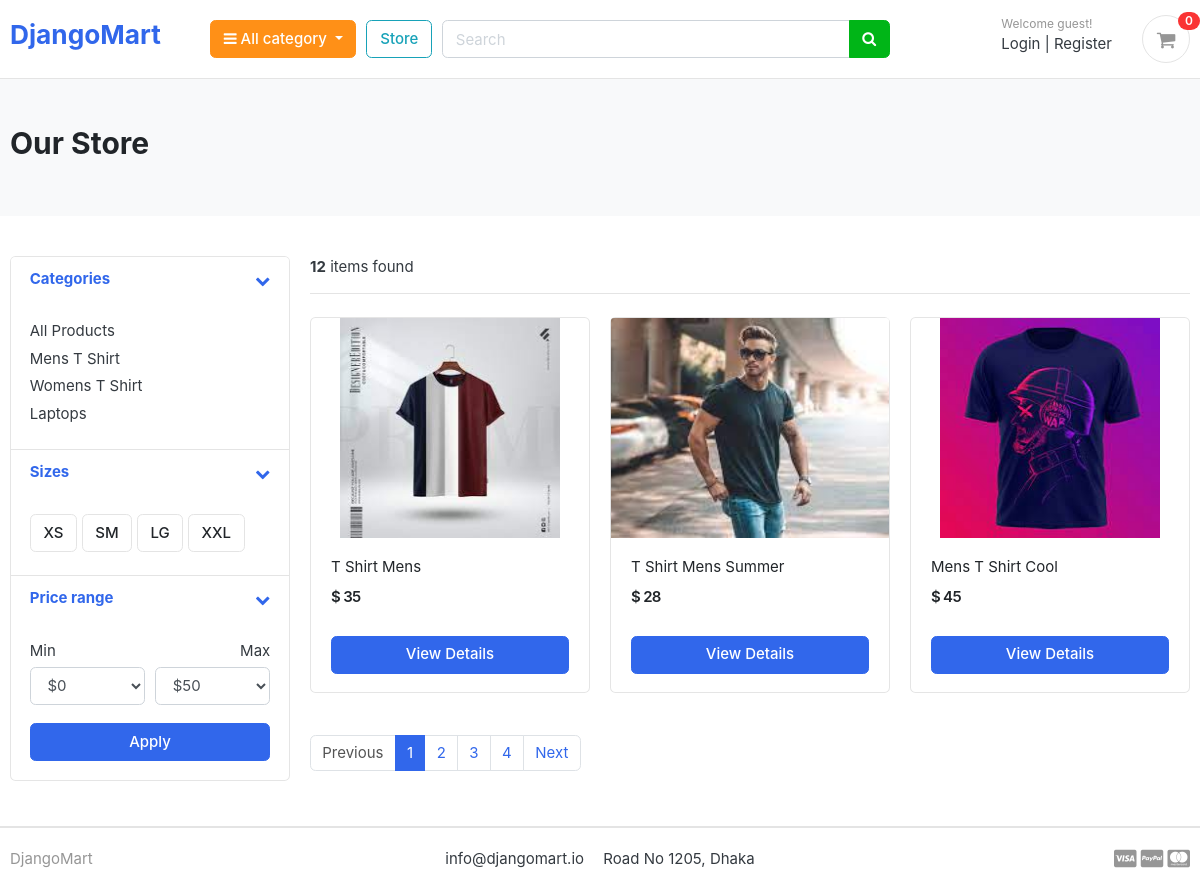
/store/, run on the app's committed database.
### category/models.py (models this page shows, shortened)
class Category(models.Model):
    category_name = models.CharField(max_length=50, unique=True)
    slug = models.SlugField(max_length=100, unique=True)
    description = models.TextField(max_length=255, blank=True)
    cat_image = models.ImageField(upload_to='photos/categories', blank=True)
    class Meta:
        verbose_name = 'category'
        verbose_name_plural = 'categories'
    def get_url(self):
        return reverse('products_by_category', args=[self.slug])

### store/models.py (models this page shows, shortened)
class Product(models.Model):
    product_name    = models.CharField(max_length=200, unique=True)
    slug            = models.SlugField(max_length=200, unique=True)
    description     = models.TextField(max_length=500, blank=True)
    price           = models.IntegerField()
    images          = models.ImageField(upload_to='photos/products')
    stock           = models.IntegerField()
    is_available    = models.BooleanField(default=True)
    category        = models.ForeignKey(Category, on_delete=models.CASCADE)
    created_date    = models.DateTimeField(auto_now_add=True)
    modified_date   = models.DateTimeField(auto_now=True)
    def get_url(self):
        return reverse('product_detail', args=[self.category.slug, self.slug])

### store/views.py (the view)
# urls.py: path('store/', include('store.urls')),
def store(request, category_slug=None):
    categories = None
    products = None
    if category_slug != None:
        categories = get_object_or_404(Category, slug=category_slug)
        products = Product.objects.filter(category=categories, is_available=True)
        paginator = Paginator(products, 1)
        page = request.GET.get('page')
        paged_products = paginator.get_page(page)
        product_count = products.count()
    else:
        products = Product.objects.all().filter(is_available=True).order_by('id')
        paginator = Paginator(products, 3)
        page = request.GET.get('page')
        paged_products = paginator.get_page(page)
        product_count = products.count()
    context = {
        'products': paged_products,
        'p_count': product_count,
    }
    return render(request, 'store/store.html', context)

### cart/context_processors.py (called while the page is built)
def counter(request):
    cart_count = 0
    if 'admin' in request.path:
        return {}
    else:
        try:
            cart = Cart.objects.filter(cart_id=_cart_id(request))
            if request.user.is_authenticated:
                cart_items = CartItem.objects.all().filter(user=request.user)
            else:
                cart_items = CartItem.objects.all().filter(cart=cart[:1])
            for cart_item in cart_items:
                cart_count += cart_item.quantity
        except Cart.DoesNotExist:
            cart_count = 0
    return dict(cart_count=cart_count)

### cart/views.py (called while the page is built)
def _cart_id(request):
    cart = request.session.session_key
    if not cart:
        cart = request.session.create()
    return cart

### category/context_processors.py (called while the page is built)
def menu_links(request):
    links = Category.objects.all()
    return dict(links=links)

### store/templates/store/store.html (shortened to what this page needs)
{% extends 'base.html' %} {% load static %} {% block content %}
<section class="section-pagetop bg">
  <div class="container">
    {% if 'search' in request.path %}
    <h2 class="title-page">Search Result</h2>
    {% else %}
    <h2 class="title-page">Our Store</h2>
    {% endif %}
  </div>
</section>
<section class="section-content padding-y">
  <div class="container">
    <div class="row">
      <aside class="col-md-3">
        <div class="card">
          <article class="filter-group">
            <header class="card-header">
              <a
                href="#"
                data-toggle="collapse"
                data-target="#collapse_1"
                aria-expanded="true"
                class=""
              >
                <i class="icon-control fa fa-chevron-down"></i>
                <h6 class="title">Categories</h6>
              </a>
            </header>
            <div class="filter-content collapse show" id="collapse_1" style="">
              <div class="card-body">
                <ul class="list-menu">
                  <li><a href="{% url 'store' %}">All Products </a></li>
                  {% for category in links %}
                  <li>
                    <a href="{{ category.get_url }}"
                      >{{ category.category_name }}
                    </a>
                  </li>
                  {% endfor %}
                </ul>
              </div>
            </div>
          </article>
          <article class="filter-group">
            <header class="card-header">
              <a
                href="#"
                data-toggle="collapse"
                data-target="#collapse_4"
                aria-expanded="true"
                class=""
              >
                <i class="icon-control fa fa-chevron-down"></i>
                <h6 class="title">Sizes</h6>
              </a>
            </header>
            <div class="filter-content collapse show" id="collapse_4" style="">
              <div class="card-body">
                <label class="checkbox-btn">
                  <span class="btn btn-light"> XS </span>
                </label>
                <label class="checkbox-btn">
                  <span class="btn btn-light"> SM </span>
                </label>
                <label class="checkbox-btn">
                  <span class="btn btn-light"> LG </span>
                </label>
                <label class="checkbox-btn">
                  <span class="btn btn-light"> XXL </span>
                </label>
              </div>
            </div>
          </article>
          <article class="filter-group">
            <header class="card-header">
              <a
                href="#"
                data-toggle="collapse"
                data-target="#collapse_3"
                aria-expanded="true"
                class=""
              >
                <i class="icon-control fa fa-chevron-down"></i>
                <h6 class="title">Price range</h6>
              </a>
            </header>
            <div class="filter-content collapse show" id="collapse_3" style="">
              <div class="card-body">
                <div class="form-row">
                  <div class="form-group col-md-6">
                    <label>Min</label>
                    <select class="mr-2 form-control">
                      <option value="0">$0</option>
                    </select>
                  </div>
                  <div class="form-group text-right col-md-6">
                    <label>Max</label>
                    <select class="mr-2 form-control">
                      <option value="50">$50</option>
                    </select>
                  </div>
                </div>
                <button class="btn btn-block btn-primary">Apply</button>
              </div>
            </div>
          </article>
        </div>
      </aside>
      <main class="col-md-9">
        <header class="border-bottom mb-4 pb-3">
          <div class="form-inline">
            <span class="mr-md-auto"
              ><b>{{ p_count }}</b> items found
            </span>
          </div>
        </header>
        <div class="row">
          {% if products %} {% for product in products %}
          <div class="col-md-4">
            <figure class="card card-product-grid">
              <div class="img-wrap">
                <a href="{{ product.get_url }}"
                  ><img src="{{ product.images.url }}"
                /></a>
              </div>
              <figcaption class="info-wrap">
                <div class="fix-height">
                  <a href="{{ product.get_url }}" class="title"
                    >{{ product.product_name }}</a
                  >
                  <div class="price-wrap mt-2">
                    <span class="price">$ {{ product.price }}</span>
                  </div>
                </div>
                <a
                  href="{{ product.get_url }}"
                  class="btn btn-block btn-primary"
                  >View Details
                </a>
              </figcaption>
            </figure>
          </div>
          {% endfor %} {% else %}
          <div>
            <h2>No result found. Please try again.</h2>
          </div>
          {% endif %}
        </div>
        <nav class="mt-4" aria-label="Page navigation sample">
          {% if products.has_other_pages %}
          <ul class="pagination">
            {% if products.has_previous %}
            <li class="page-item">
              <a
                class="page-link"
                href="?page={{products.previous_page_number}}"
                >Previous</a
              >
            </li>
            {% else %}
            <li class="page-item disabled">
              <a class="page-link" href="#">Previous</a>
            </li>
            {% endif %}
            {% for i in products.paginator.page_range %}
            {% if products.number == i %}
            <li class="page-item active">
              <a class="page-link" href="#">{{i}}</a>
            </li>
            {% else %}
            <li class="page-item">
              <a class="page-link" href="?page={{i}}">{{i}}</a>
            </li>
            {% endif %} {% endfor %} {% if products.has_next %}
            <li class="page-item">
              <a class="page-link" href="?page={{products.next_page_number}}"
                >Next</a
              >
            </li>
            {% else %}
            <li class="page-item disabled">
              <a class="page-link" href="#">Next</a>
            </li>
            {% endif %}
          </ul>
          {% endif %}
        </nav>
      </main>
    </div>
  </div>
</section>
{% endblock %}

### static/css/ui.css (style rules this page uses)
html { font-family: "Inter", sans-serif; font-size: 15px; }
.img-wrap { text-align: center; display: block; }
.img-wrap img { max-width: 100%; }
.price-wrap { letter-spacing: -0.7px; }
.padding-y { padding-top: 40px; padding-bottom: 40px; }
figure { margin-bottom: 0; }
article:after, .form-group:after { display: block; clear: both; content: ""; }
.bg { background-color: #f8f9fa; }
.title-page { color: #212529; }
.btn-light { background-color: #fff; border-color: #e4e4e4; }
[class*=list-] li:after { visibility: hidden; display: block; content: ""; overflow: hidden; height: 0; clear: both; }
.list-menu { list-style: none; margin: 0; padding-left: 0; }
.list-menu li { margin-bottom: 5px; }
.list-menu a { color: #343a40; }
[class*=card-product] a.title { color: #212529; display: block; }
[class*=card-product] .img-wrap { overflow: hidden; position: relative; }
[class*=card-product] .img-wrap img { height: 100%; max-width: 100%; width: auto; display: inline-block; -o-object-fit: cover; object-fit: cover; }
.card-product-grid { margin-bottom: 20px; }
.card-product-grid .img-wrap { border-radius: 0.2rem 0.2rem 0 0; height: 220px; }
.card-product-grid .info-wrap { overflow: hidden; padding: 18px 20px; }
.card-product-grid .fix-height { height: 80px; overflow: hidden; }
.card .img-wrap { overflow: hidden; }
.price { font-weight: 600; color: #212529; }
.icon-control { margin-top: 5px; float: right; font-size: 80%; }
.card-header .title { margin-bottom: 0; line-height: 1.5; }
.filter-group { border-bottom: 1px solid #e4e4e4; }
.filter-group .card-header { border-bottom: 0; }
.filter-group:last-child { border-bottom: 0; }
.checkbox-btn { position: relative; }
.section-pagetop { padding: 45px 0; }

### data on the page
Category: category_name "Mens T Shirt"
Category: category_name "Womens T Shirt"
Category: category_name "Laptops"
Product: images (picture), product_name "T Shirt Mens", price "35"
Product: images (picture), product_name "T Shirt Mens Summer", price "28"
Product: images (picture), product_name "Mens T Shirt Cool", price "45"

### other printed values
{{ cart_count }} "0"
{{ p_count }} "12"
{{ i }} "1"
{{ i }} "2" "3" "4"
